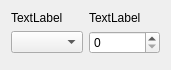
<?xml version="1.0" encoding="UTF-8"?>
<ui version="4.0">
 <class>marszruta</class>
 <widget class="QWidget" name="marszruta">
  <property name="geometry">
   <rect>
    <x>0</x>
    <y>0</y>
    <width>171</width>
    <height>70</height>
   </rect>
  </property>
  <property name="windowTitle">
   <string>Form</string>
  </property>
  <layout class="QFormLayout" name="formLayout">
   <property name="fieldGrowthPolicy">
    <enum>QFormLayout::AllNonFixedFieldsGrow</enum>
   </property>
   <item row="0" column="0">
    <widget class="QLabel" name="label_machine">
     <property name="text">
      <string>TextLabel</string>
     </property>
    </widget>
   </item>
   <item row="0" column="1">
    <widget class="QLabel" name="label_time">
     <property name="text">
      <string>TextLabel</string>
     </property>
    </widget>
   </item>
   <item row="1" column="0">
    <widget class="QComboBox" name="machine"/>
   </item>
   <item row="1" column="1">
    <widget class="QSpinBox" name="time"/>
   </item>
  </layout>
 </widget>
 <resources/>
 <connections/>
</ui>
